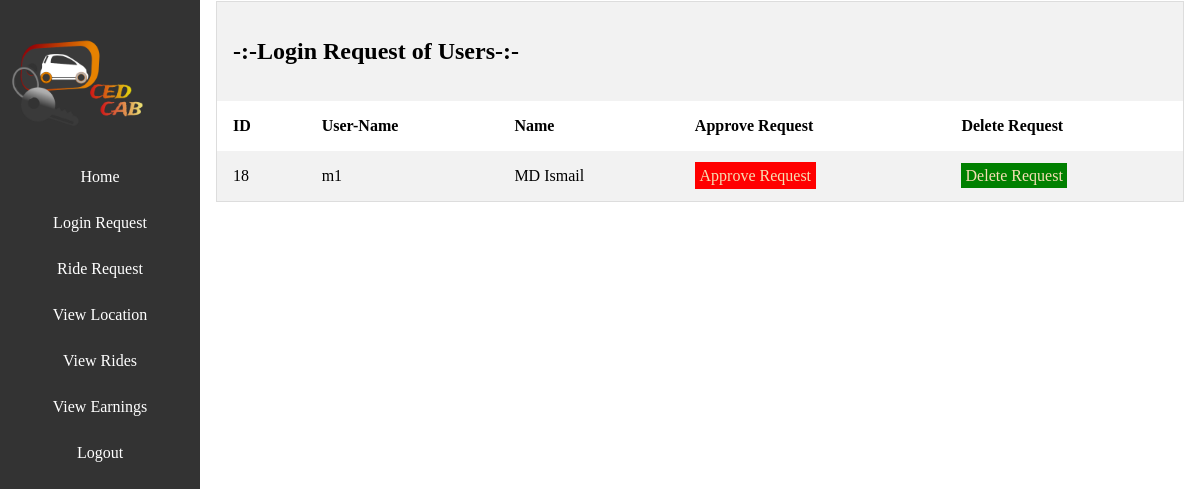
The app's page /admin/viewrequest.php (signed in) with its own data.
### tables this page shows
CREATE TABLE `tbl_user` (
  `user_id` int(11) NOT NULL,
  `user_name` varchar(50) NOT NULL,
  `name` varchar(50) NOT NULL,
  `dateofsignup` datetime NOT NULL,
  `mobile` varchar(10) NOT NULL,
  `isblock` tinyint(1) NOT NULL,
  `password` varchar(500) NOT NULL,
  `is_admin` tinyint(1) NOT NULL
);

### class/Dbcon.php (called while the page is built, shortened)
<?php
class Dbcon
{
    public function __construct()
    {
        $this->conn = new mysqli("localhost", "root", "", "cab");
    }
}

### class/Users.php (called while the page is built, shortened)
<?php
class Users
{
    public function viewrequest($conn)
    {
        $a=array();
        $sql = "SELECT * from `tbl_user`";
        $result =$conn->query($sql);
        if ($result->num_rows > 0) {
            while ($row = $result->fetch_assoc()) {
                $status= $row['isblock'];
                if ($status == 0) {
                    array_push($a, $row);
                }
            }
            return $a;
        }
    }
}

### admin/viewrequest.php (the view, shortened to what this page needs)
<?php
require "sidebar.php";
require "header.php" ;
require "../class/Dbcon.php";
require "../class/Users.php";
?>
    <div id="wrapper">
            <?php
                        $db = new Dbcon();
                        $viewdata = new Users();
                       $details= $viewdata->viewrequest($db->conn);
            ?>
        <table class='view-table-css'>
        <tr>
            <td colspan="5"> <h2>-:-Login Request of Users-:-</h2></td>
        </tr>
        <tr>
        <th class='view-table-css-td'>ID</th>
        <th class='view-table-css-td'>User-Name</th>
        <th class='view-table-css-td'>Name</th>
        <th class='view-table-css-td'>Approve Request</th>
        <th class='view-table-css-td'>Delete Request</th></tr>
<?php
foreach ($details as $key =>$udetails) {?>
                <tr>
                <td class='view-table-css-td'><?php echo $udetails['user_id']?></td>
             <td class='view-table-css-td'><?php echo $udetails['user_name']?></td>
             <td class='view-table-css-td'><?php echo $udetails['name']?></td>
              <td><a href="approverequest.php?id=<?php echo $udetails['user_id']?>" class="approve-css">Approve Request</a></td>
            <td><a href="deleterequest.php?id=<?php echo $udetails['user_id']?>" class="delete-css">Delete Request</a></td>
            </tr>
<?php }
    ?>
</table>
    </div>

### admin/css/style.css (style rules this page uses)
body { margin:0 ; padding: 0; }
#wrapper { margin-left: 200px; padding: 1px 16px; }
table { border-collapse: collapse; border-spacing: 0; width: 100%; border: 1px solid #ddd; }
th, td { text-align: left; padding: 16px; }
tr:nth-child(odd) { background-color: #f2f2f2 !important; }
.approve-css { padding: 2%; background-color: red; text-decoration: none; color: wheat; }
.delete-css { padding: 2%; background-color: green; text-decoration: none; color: wheat }

### records on screen
tbl_user: user_id "18", user_name "m1", name "MD Ismail"
